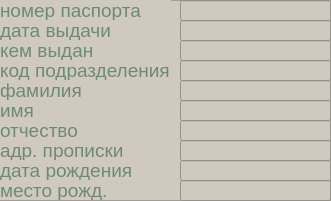
   <widget class="QFrame" name="frame_5">
    <property name="geometry">
     <rect>
      <x>30</x>
      <y>280</y>
      <width>331</width>
      <height>201</height>
     </rect>
    </property>
    <property name="styleSheet">
     <string notr="true">background-color: rgb(208, 201, 192);</string>
    </property>
    <property name="frameShape">
     <enum>QFrame::StyledPanel</enum>
    </property>
    <property name="frameShadow">
     <enum>QFrame::Raised</enum>
    </property>
    <widget class="QLineEdit" name="dads_name_line">
     <property name="geometry">
      <rect>
       <x>180</x>
       <y>120</y>
       <width>151</width>
       <height>21</height>
      </rect>
     </property>
     <property name="font">
      <font>
       <family>Arial</family>
       <pointsize>14</pointsize>
      </font>
     </property>
     <property name="styleSheet">
      <string notr="true">color: rgb(109, 139, 116);</string>
     </property>
    </widget>
    <widget class="QLabel" name="surname_lable">
     <property name="geometry">
      <rect>
       <x>0</x>
       <y>80</y>
       <width>171</width>
       <height>20</height>
      </rect>
     </property>
     <property name="font">
      <font>
       <family>Arial</family>
       <pointsize>14</pointsize>
      </font>
     </property>
     <property name="styleSheet">
      <string notr="true">color: rgb(109, 139, 116);</string>
     </property>
     <property name="text">
      <string>фамилия</string>
     </property>
    </widget>
    <widget class="QLineEdit" name="pasp_number_line">
     <property name="geometry">
      <rect>
       <x>180</x>
       <y>0</y>
       <width>151</width>
       <height>21</height>
      </rect>
     </property>
     <property name="font">
      <font>
       <family>Arial</family>
       <pointsize>14</pointsize>
      </font>
     </property>
     <property name="styleSheet">
      <string notr="true">color: rgb(109, 139, 116);</string>
     </property>
    </widget>
    <widget class="QLabel" name="division_code_lable">
     <property name="geometry">
      <rect>
       <x>0</x>
       <y>60</y>
       <width>171</width>
       <height>20</height>
      </rect>
     </property>
     <property name="font">
      <font>
       <family>Arial</family>
       <pointsize>14</pointsize>
      </font>
     </property>
     <property name="styleSheet">
      <string notr="true">color: rgb(109, 139, 116);</string>
     </property>
     <property name="text">
      <string>код подразделения</string>
     </property>
    </widget>
    <widget class="QLineEdit" name="first_name_line">
     <property name="geometry">
      <rect>
       <x>180</x>
       <y>100</y>
       <width>151</width>
       <height>21</height>
      </rect>
     </property>
     <property name="font">
      <font>
       <family>Arial</family>
       <pointsize>14</pointsize>
      </font>
     </property>
     <property name="styleSheet">
      <string notr="true">color: rgb(109, 139, 116);</string>
     </property>
    </widget>
    <widget class="QLineEdit" name="place_of_residence_line">
     <property name="geometry">
      <rect>
       <x>180</x>
       <y>140</y>
       <width>151</width>
       <height>21</height>
      </rect>
     </property>
     <property name="font">
      <font>
       <family>Arial</family>
       <pointsize>14</pointsize>
      </font>
     </property>
     <property name="styleSheet">
      <string notr="true">color: rgb(109, 139, 116);</string>
     </property>
    </widget>
    <widget class="QLabel" name="login_lable_53">
     <property name="geometry">
      <rect>
       <x>0</x>
       <y>100</y>
       <width>171</width>
       <height>20</height>
      </rect>
     </property>
     <property name="font">
      <font>
       <family>Arial</family>
       <pointsize>14</pointsize>
      </font>
     </property>
     <property name="styleSheet">
      <string notr="true">color: rgb(109, 139, 116);</string>
     </property>
     <property name="text">
      <string>имя</string>
     </property>
    </widget>
    <widget class="QLabel" name="date_of_issue_lable">
     <property name="geometry">
      <rect>
       <x>0</x>
       <y>20</y>
       <width>171</width>
       <height>20</height>
      </rect>
     </property>
     <property name="font">
      <font>
       <family>Arial</family>
       <pointsize>14</pointsize>
      </font>
     </property>
     <property name="styleSheet">
      <string notr="true">color: rgb(109, 139, 116);</string>
     </property>
     <property name="text">
      <string>дата выдачи</string>
     </property>
    </widget>
    <widget class="QLabel" name="who_issued_lable">
     <property name="geometry">
      <rect>
       <x>0</x>
       <y>40</y>
       <width>171</width>
       <height>20</height>
      </rect>
     </property>
     <property name="font">
      <font>
       <family>Arial</family>
       <pointsize>14</pointsize>
      </font>
     </property>
     <property name="styleSheet">
      <string notr="true">color: rgb(109, 139, 116);</string>
     </property>
     <property name="text">
      <string>кем выдан</string>
     </property>
    </widget>
    <widget class="QLineEdit" name="division_code_line">
     <property name="geometry">
      <rect>
       <x>180</x>
       <y>60</y>
       <width>151</width>
       <height>21</height>
      </rect>
     </property>
     <property name="font">
      <font>
       <family>Arial</family>
       <pointsize>14</pointsize>
      </font>
     </property>
     <property name="styleSheet">
      <string notr="true">color: rgb(109, 139, 116);</string>
     </property>
    </widget>
    <widget class="QLineEdit" name="date_of_issue_line">
     <property name="geometry">
      <rect>
       <x>180</x>
       <y>20</y>
       <width>151</width>
       <height>21</height>
      </rect>
     </property>
     <property name="font">
      <font>
       <family>Arial</family>
       <pointsize>14</pointsize>
      </font>
     </property>
     <property name="styleSheet">
      <string notr="true">color: rgb(109, 139, 116);</string>
     </property>
    </widget>
    <widget class="QLineEdit" name="surname_line">
     <property name="geometry">
      <rect>
       <x>180</x>
       <y>80</y>
       <width>151</width>
       <height>21</height>
      </rect>
     </property>
     <property name="font">
      <font>
       <family>Arial</family>
       <pointsize>14</pointsize>
      </font>
     </property>
     <property name="styleSheet">
      <string notr="true">color: rgb(109, 139, 116);</string>
     </property>
    </widget>
    <widget class="QLabel" name="login_lable_57">
     <property name="geometry">
      <rect>
       <x>0</x>
       <y>140</y>
       <width>171</width>
       <height>20</height>
      </rect>
     </property>
     <property name="font">
      <font>
       <family>Arial</family>
       <pointsize>14</pointsize>
      </font>
     </property>
     <property name="styleSheet">
      <string notr="true">color: rgb(109, 139, 116);</string>
     </property>
     <property name="text">
      <string>адр. прописки</string>
     </property>
    </widget>
    <widget class="QLabel" name="login_lable_56">
     <property name="geometry">
      <rect>
       <x>0</x>
       <y>120</y>
       <width>171</width>
       <height>20</height>
      </rect>
     </property>
     <property name="font">
      <font>
       <family>Arial</family>
       <pointsize>14</pointsize>
      </font>
     </property>
     <property name="styleSheet">
      <string notr="true">color: rgb(109, 139, 116);</string>
     </property>
     <property name="text">
      <string>отчество</string>
     </property>
    </widget>
    <widget class="QLineEdit" name="who_issued_line">
     <property name="geometry">
      <rect>
       <x>180</x>
       <y>40</y>
       <width>151</width>
       <height>21</height>
      </rect>
     </property>
     <property name="font">
      <font>
       <family>Arial</family>
       <pointsize>14</pointsize>
      </font>
     </property>
     <property name="styleSheet">
      <string notr="true">color: rgb(109, 139, 116);</string>
     </property>
    </widget>
    <widget class="QLabel" name="pasp_number_lable">
     <property name="geometry">
      <rect>
       <x>0</x>
       <y>0</y>
       <width>171</width>
       <height>20</height>
      </rect>
     </property>
     <property name="font">
      <font>
       <family>Arial</family>
       <pointsize>14</pointsize>
      </font>
     </property>
     <property name="styleSheet">
      <string notr="true">color: rgb(109, 139, 116);</string>
     </property>
     <property name="text">
      <string>номер паспорта</string>
     </property>
    </widget>
    <widget class="QLabel" name="login_lable_59">
     <property name="geometry">
      <rect>
       <x>0</x>
       <y>160</y>
       <width>171</width>
       <height>20</height>
      </rect>
     </property>
     <property name="font">
      <font>
       <family>Arial</family>
       <pointsize>14</pointsize>
      </font>
     </property>
     <property name="styleSheet">
      <string notr="true">color: rgb(109, 139, 116);</string>
     </property>
     <property name="text">
      <string>дата рождения</string>
     </property>
    </widget>
    <widget class="QLabel" name="login_lable_65">
     <property name="geometry">
      <rect>
       <x>0</x>
       <y>180</y>
       <width>171</width>
       <height>20</height>
      </rect>
     </property>
     <property name="font">
      <font>
       <family>Arial</family>
       <pointsize>14</pointsize>
      </font>
     </property>
     <property name="styleSheet">
      <string notr="true">color: rgb(109, 139, 116);</string>
     </property>
     <property name="text">
      <string>место рожд.</string>
     </property>
    </widget>
    <widget class="QLineEdit" name="born_year_line">
     <property name="geometry">
      <rect>
       <x>180</x>
       <y>160</y>
       <width>151</width>
       <height>21</height>
      </rect>
     </property>
     <property name="font">
      <font>
       <family>Arial</family>
       <pointsize>14</pointsize>
      </font>
     </property>
     <property name="styleSheet">
      <string notr="true">color: rgb(109, 139, 116);</string>
     </property>
    </widget>
    <widget class="QLineEdit" name="place_of_born_line">
     <property name="geometry">
      <rect>
       <x>180</x>
       <y>180</y>
       <width>151</width>
       <height>21</height>
      </rect>
     </property>
     <property name="font">
      <font>
       <family>Arial</family>
       <pointsize>14</pointsize>
      </font>
     </property>
     <property name="styleSheet">
      <string notr="true">color: rgb(109, 139, 116);</string>
     </property>
    </widget>
   </widget>
